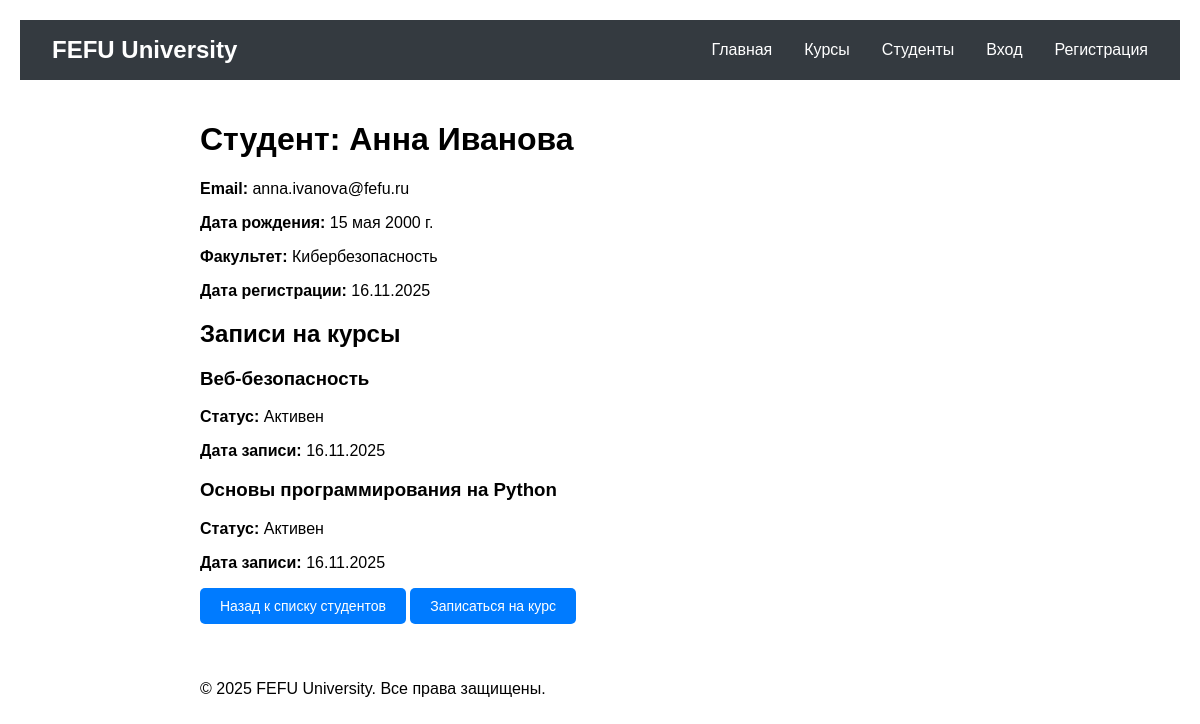
The app's page /students/1/ with its own data.
### fefu_lab/models.py (models this page shows, shortened)
class Student(models.Model):
    ROLE_CHOICES = [
        ('STUDENT', 'Студент'),
        ('TEACHER', 'Преподаватель'),
        ('ADMIN', 'Администратор'),
    ]
    FACULTY_CHOICES = [
        ('CS', 'Кибербезопасность'),
        ('SE', 'Программная инженерия'),
        ('IT', 'Информационные технологии'),
        ('DS', 'Наука о данных'),
        ('WEB', 'Веб-технологии'),
    ]
    user = models.OneToOneField(
        User,
        on_delete=models.CASCADE,
        related_name='student_profile',
        verbose_name='Пользователь',
        null=True,
        blank=True
    )
    first_name = models.CharField(
        max_length=100,
        verbose_name='Имя'
    )
    last_name = models.CharField(
        max_length=100,
        verbose_name='Фамилия'
    )
    email = models.EmailField(
        unique=True,
        verbose_name='Электронная почта'
    )
    birth_date = models.DateField(
        null=True,
        blank=True,
        verbose_name='Дата рождения'
    )
    faculty = models.CharField(
        max_length=3,
        choices=FACULTY_CHOICES,
        default='CS',
        verbose_name='Факультет'
    )
    phone = models.CharField(
        max_length=20,
        blank=True,
        verbose_name='Телефон'
    )
    avatar = models.ImageField(
        upload_to=user_avatar_path,
        blank=True,
        null=True,
        verbose_name='Аватар'
    )
    bio = models.TextField(
        blank=True,
        verbose_name='О себе'
    )
    role = models.CharField(
        max_length=10,
        choices=ROLE_CHOICES,
        default='STUDENT',
        verbose_name='Роль'
    )
    created_at = models.DateTimeField(
        auto_now_add=True,
        verbose_name='Дата создания'
    )
    class Meta:
        verbose_name = 'Профиль студента'
        verbose_name_plural = 'Профили студентов'
        ordering = ['last_name', 'first_name']
    @property
    def full_name(self):
        return f"{self.first_name} {self.last_name}"

class Enrollment(models.Model):
    STATUS_CHOICES = [
        ('ACTIVE', 'Активен'),
        ('COMPLETED', 'Завершен'),
    ]
    student = models.ForeignKey(
        'Student',
        on_delete=models.CASCADE,
        verbose_name='Студент'
    )
    course = models.ForeignKey(
        'Course',
        on_delete=models.CASCADE,
        verbose_name='Курс'
    )
    enrolled_at = models.DateTimeField(
        auto_now_add=True,
        verbose_name='Дата записи'
    )
    status = models.CharField(
        max_length=10,
        choices=STATUS_CHOICES,
        default='ACTIVE',
        verbose_name='Статус'
    )
    class Meta:
        verbose_name = 'Запись на курс'
        verbose_name_plural = 'Записи на курсы'
        unique_together = ['student', 'course']
        ordering = ['-enrolled_at']

class Course(models.Model):
    LEVEL_CHOICES = [
        ('BEGINNER', 'Начальный'),
        ('INTERMEDIATE', 'Средний'),
        ('ADVANCED', 'Продвинутый'),
    ]
    title = models.CharField(
        max_length=200,
        unique=True,
        verbose_name='Название курса'
    )
    slug = models.SlugField(unique=True, verbose_name='URL-адрес')
    description = models.TextField(verbose_name='Описание')
    duration = models.PositiveIntegerField(
        validators=[MinValueValidator(1)],
        verbose_name='Продолжительность (часов)'
    )
    instructor = models.ForeignKey(
        'Instructor',
        on_delete=models.SET_NULL,
        null=True,
        blank=True,
        verbose_name='Преподаватель'
    )
    is_active = models.BooleanField(default=True, verbose_name='Активен')
    level = models.CharField(
        max_length=12,
        choices=LEVEL_CHOICES,
        default='BEGINNER',
        verbose_name='Уровень сложности'
    )
    max_students = models.PositiveIntegerField(default=30, verbose_name='Максимум студентов')
    price = models.DecimalField(
        max_digits=10,
        decimal_places=2,
        default=0,
        verbose_name='Стоимость'
    )
    created_at = models.DateTimeField(auto_now_add=True, verbose_name='Дата создания')
    class Meta:
        verbose_name = 'Курс'
        verbose_name_plural = 'Курсы'
        ordering = ['title']

### fefu_lab/views.py (the view)
# urls.py: path('students/<int:pk>/', views.student_detail, name='student_detail'),
def student_detail(request, pk):
    student = get_object_or_404(Student, pk=pk)
    enrollments = Enrollment.objects.filter(student=student).select_related('course')
    can_edit = request.user.is_authenticated and (
        request.user == student.user or
        (hasattr(request.user, 'student_profile') and
         request.user.student_profile.role in ['TEACHER', 'ADMIN'])
    )
    return render(request, 'fefu_lab/student_detail.html', {
        'student': student,
        'enrollments': enrollments,
        'can_edit': can_edit,
        'title': f'Студент: {student.full_name}'
    })

### fefu_lab/templates/fefu_lab/student_detail.html
{% extends "fefu_lab/base.html" %}
{% block content %}
<div class="container">
    <h1>Студент: {{ student.first_name }} {{ student.last_name }}</h1>
    <div class="student-info">
        <p><strong>Email:</strong> {{ student.email }}</p>
        {% if student.birth_date %}
            <p><strong>Дата рождения:</strong> {{ student.birth_date }}</p>
        {% endif %}
        <p><strong>Факультет:</strong> {{ student.get_faculty_display }}</p>
        <p><strong>Дата регистрации:</strong> {{ student.created_at|date:"d.m.Y" }}</p>
    </div>
    <h2>Записи на курсы</h2>
    {% if enrollments %}
        <div class="enrollments-list">
            {% for enrollment in enrollments %}
                <div class="enrollment-item">
                    <h3>{{ enrollment.course.title }}</h3>
                    <p><strong>Статус:</strong> {{ enrollment.get_status_display }}</p>
                    <p><strong>Дата записи:</strong> {{ enrollment.enrolled_at|date:"d.m.Y" }}</p>
                </div>
            {% endfor %}
        </div>
    {% else %}
        <p>Студент еще не записан ни на один курс.</p>
    {% endif %}
    <a href="{% url 'student_list' %}" class="btn">Назад к списку студентов</a>
    <a href="{% url 'enrollment' %}" class="btn">Записаться на курс</a>
</div>
{% endblock %}

### fefu_lab/css/style.css (style rules this page uses)
body { font-family: Arial, sans-serif; margin: 20px; }
.btn { background: #007bff; color: white; padding: 12px 24px; border: none; border-radius: 5px; cursor: pointer; font-size: 16px; text-decoration: none; display: inline-block; }
.container { max-width: 800px; margin: 0 auto; padding: 20px; }
.btn { display: inline-block; padding: 10px 20px; background: #007bff; color: white; text-decoration: none; border-radius: 5px; border: none; cursor: pointer; font-size: 14px; transition: background 0.3s; }

### records on screen
Student: first_name "Анна", last_name "Иванова", email "anna.ivanova@fefu.ru", birth_date "15 мая 2000 г.", faculty "Кибербезопасность", created_at "16.11.2025"
Enrollment: course "Веб-безопасность", status "Активен", enrolled_at "16.11.2025"
Enrollment: course "Основы программирования на Python", status "Активен", enrolled_at "16.11.2025"
